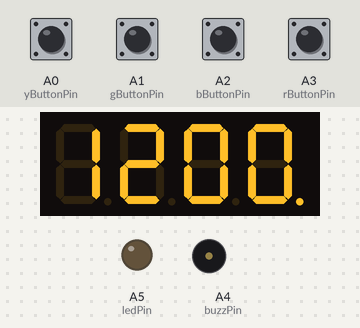
The sketch below on a simulated Arduino Uno, built with avr-gcc and run on an emulated ATmega328P. Shown: 4-digit seven-segment display, output pins drawn as LEDs (lit = HIGH), buzzer (waves = sounding). Inputs (shaded band) come from the test bench; at power-on: A0 (yButtonPin), A1 (gButtonPin), A2 (bButtonPin), A3 (rButtonPin) LOW.

Above: at 1.2 s.
1.3 s: A3 (rButtonPin) pulled HIGH for 0.15 s
At 2.7 s:
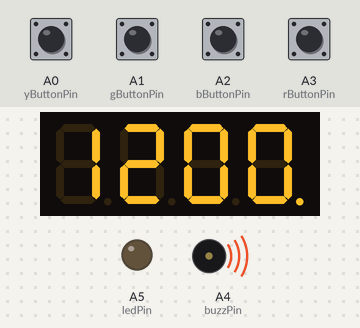
6.1 s: A0 (yButtonPin) pulled HIGH for 0.15 s
At 6.4 s:
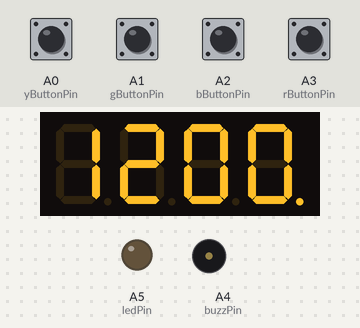
7.7 s: A3 (rButtonPin) pulled HIGH for 1 s
At 8.8 s:
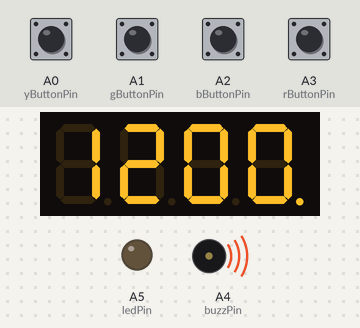
10.2 s: A0 (yButtonPin) pulled HIGH for 1 s
At 10.7 s:
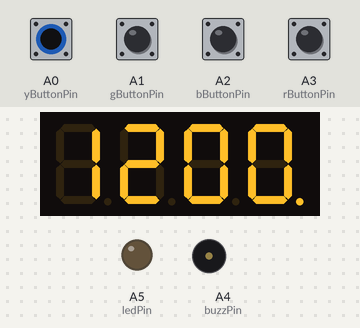
Timing chart, 0 to 13.2 s (numbered marks = the images above; inputs shaded):
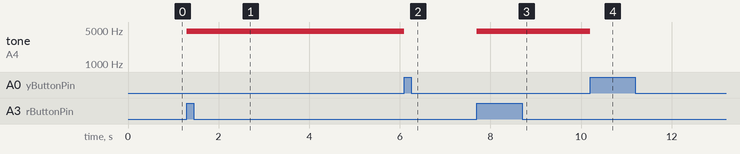

The sketch:

classicAlarmClock.ino
```cpp
#include "SevSeg.h"

/*************************************************
 * Public Constants
 *************************************************/

#define NOTE_B0  31
#define NOTE_C1  33
#define NOTE_CS1 35
#define NOTE_D1  37
#define NOTE_DS1 39
#define NOTE_E1  41
#define NOTE_F1  44
#define NOTE_FS1 46
#define NOTE_G1  49
#define NOTE_GS1 52
#define NOTE_A1  55
#define NOTE_AS1 58
#define NOTE_B1  62
#define NOTE_C2  65
#define NOTE_CS2 69
#define NOTE_D2  73
#define NOTE_DS2 78
#define NOTE_E2  82
#define NOTE_F2  87
#define NOTE_FS2 93
#define NOTE_G2  98
#define NOTE_GS2 104
#define NOTE_A2  110
#define NOTE_AS2 117
#define NOTE_B2  123
#define NOTE_C3  131
#define NOTE_CS3 139
#define NOTE_D3  147
#define NOTE_DS3 156
#define NOTE_E3  165
#define NOTE_F3  175
#define NOTE_FS3 185
#define NOTE_G3  196
#define NOTE_GS3 208
#define NOTE_A3  220
#define NOTE_AS3 233
#define NOTE_B3  247
#define NOTE_C4  262
#define NOTE_CS4 277
#define NOTE_D4  294
#define NOTE_DS4 311
#define NOTE_E4  330
#define NOTE_F4  349
#define NOTE_FS4 370
#define NOTE_G4  392
#define NOTE_GS4 415
#define NOTE_A4  440
#define NOTE_AS4 466
#define NOTE_B4  494
#define NOTE_C5  523
#define NOTE_CS5 554
#define NOTE_D5  587
#define NOTE_DS5 622
#define NOTE_E5  659
#define NOTE_F5  698
#define NOTE_FS5 740
#define NOTE_G5  784
#define NOTE_GS5 831
#define NOTE_A5  880
#define NOTE_AS5 932
#define NOTE_B5  988
#define NOTE_C6  1047
#define NOTE_CS6 1109
#define NOTE_D6  1175
#define NOTE_DS6 1245
#define NOTE_E6  1319
#define NOTE_F6  1397
#define NOTE_FS6 1480
#define NOTE_G6  1568
#define NOTE_GS6 1661
#define NOTE_A6  1760
#define NOTE_AS6 1865
#define NOTE_B6  1976
#define NOTE_C7  2093
#define NOTE_CS7 2217
#define NOTE_D7  2349
#define NOTE_DS7 2489
#define NOTE_E7  2637
#define NOTE_F7  2794
#define NOTE_FS7 2960
#define NOTE_G7  3136
#define NOTE_GS7 3322
#define NOTE_A7  3520
#define NOTE_AS7 3729
#define NOTE_B7  3951
#define NOTE_C8  4186
#define NOTE_CS8 4435
#define NOTE_D8  4699
#define NOTE_DS8 4978

int yButtonPin = A0;
int gButtonPin = A1;
int bButtonPin = A2;
int rButtonPin = A3;
int buzzPin    = A4;
int ledPin     = A5;

SevSeg sevseg;

#define DEFAULT_CLOCK_HOUR    1200
#define DEFAULT_CLOCK_MINUTE  00
#define MINUTE                60000

unsigned long elapsedMillis = 0;
int clockHour               = DEFAULT_CLOCK_HOUR;
int clockMinute             = DEFAULT_CLOCK_MINUTE;
bool clockSet               = false;

void setup() {
  Serial.begin(9600);
  pinMode(yButtonPin,INPUT);
  pinMode(gButtonPin,INPUT);
  pinMode(bButtonPin,INPUT);
  pinMode(rButtonPin,INPUT);

  byte numDigits     = 4;
  byte digitPins[]   = {2, 5,6,13};//digits:1,2,3,4
  byte segmentPins[] = {3,7,11,9,8,4,12,10};//Segments: A,B,C,D,E,F,G,Period

  sevseg.begin(COMMON_ANODE, numDigits, digitPins, segmentPins);
  sevseg.setBrightness(10);

  pinMode(ledPin,OUTPUT);

  sevseg.setNumber(DEFAULT_CLOCK_HOUR+DEFAULT_CLOCK_MINUTE,0);
  elapsedMillis = millis();//time clock was booted up.
}

void loop() {

  unsigned long currentMillis = millis();

  if(currentMillis - elapsedMillis >= MINUTE){

    clockMinute +=1;//a new minute
    Serial.println(clockMinute);
    if(clockMinute>59){//a new hour
        clockMinute = 0;
        clockHour +=100;
        if(clockHour > 1200){
          clockHour = 100;
        }
    }

    elapsedMillis = millis();
  }

  sevseg.setNumber(clockHour+clockMinute,0);

  if(digitalRead(yButtonPin)){
   onYellowButton();
  }
  else if(digitalRead(gButtonPin)){
   onGreenButton();
  }
  else if(digitalRead(bButtonPin)){
   onBlueButton();
  }
  else if(digitalRead(rButtonPin)){
   onRedButton();
  }

  sevseg.refreshDisplay();

}

void onRedButton(){
  tone(buzzPin,NOTE_D8);
}

void onBlueButton(){
  Serial.println("y");
}

void onGreenButton(){
  Serial.println("r");
}

void onYellowButton(){
  noTone(buzzPin);
  clockSet = true;
}
```

Measured:
- after the input at 1.3 s, tone on A4 (buzzPin): silent → 4699 Hz at once
- after the input at 6.1 s, tone on A4 (buzzPin): 4699 Hz → silent at once
- after the input at 7.7 s, tone on A4 (buzzPin): silent → 4699 Hz at once
- after the input at 10.2 s, tone on A4 (buzzPin): 4699 Hz → silent at once
